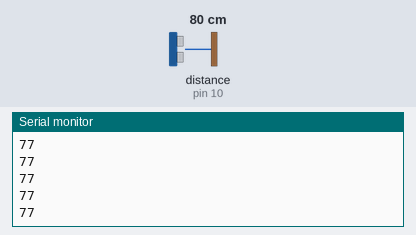
Simulated run of this sketch. Board: Arduino Uno, built with avr-gcc and run on an emulated ATmega328P. Shown: the last lines printed to the serial monitor. Wiring (inferred from the names in the program): ultrasonic range finder: trigger pin 10; echo pin 10. Inputs (shaded band) come from the test bench; at power-on: distance to the obstacle (sensor on pin 10) 80 cm.

Above: at 1.2 s.
1.3 s: distance to the obstacle (sensor on pin 10) set to 2 cm
At 1.6 s:
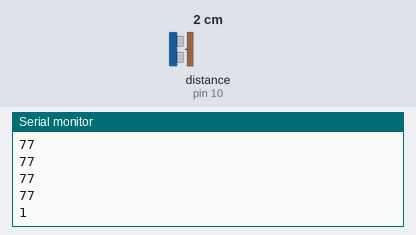
2.8 s: distance to the obstacle (sensor on pin 10) set to 4 cm
At 2.8 s:
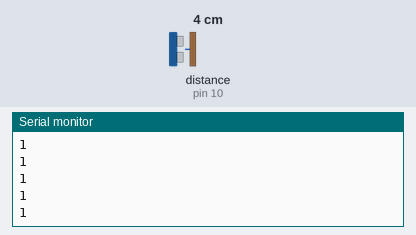
Timing chart, 0 to 5.8 s (numbered marks = the images above; inputs shaded):
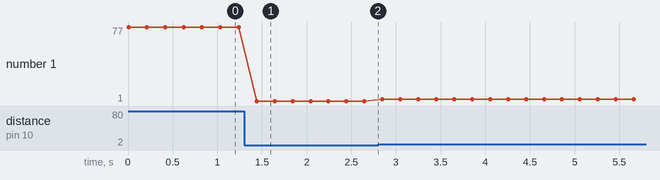

Measured:
- after the input at 1.3 s, the serial monitor: prints a new line after 0.14 s (image 1)
- plotted number 1: 77 → 1 after the input at 1.3 s, 1 → 3 after the input at 2.8 s

The sketch:

ultrasonic.ino
```cpp
int ultrasonic = 10;

void setup()
{
  Serial.begin(9600);
}

void loop()
{
  long dt = 0;
  int dist = 0;

  pinMode(ultrasonic, OUTPUT);
  digitalWrite(ultrasonic, HIGH);
  digitalWrite(ultrasonic,LOW);

  pinMode(ultrasonic, INPUT);

  while(digitalRead(ultrasonic) == LOW);
  dt = micros();
  while(digitalRead(ultrasonic) == HIGH);
  dt = micros() - dt;

  dist = (333.5 + 0.60714)*((float)dt / 10000 / 2);

  Serial.println(dist);

  delay(200);
}
```
